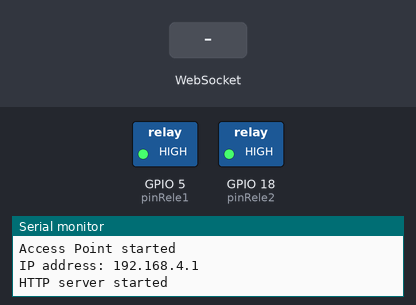
The sketch below on a simulated ESP32. Shown: switched loads named in the sketch (green lamp = pin HIGH), the last lines printed to the serial monitor. Inputs (shaded band) come from the test bench.

Above: at 1.2 s.
1.3 s: WebSocket text "toggle1" received
At 1.9 s:
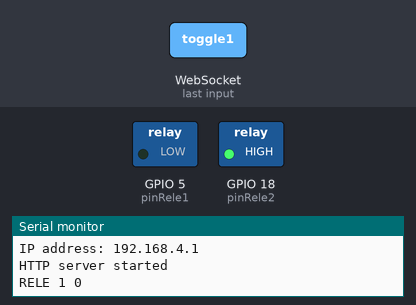
2.8 s: WebSocket text "toggle2" received
At 4.0 s:
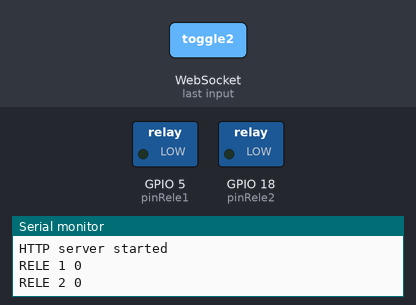
4.3 s: WebSocket text "toggle1" received
At 5.4 s:
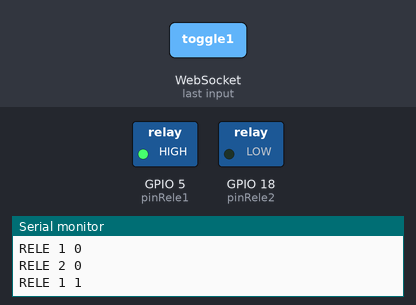
Timing chart, 0 to 7.3 s (numbered marks = the images above; inputs shaded):
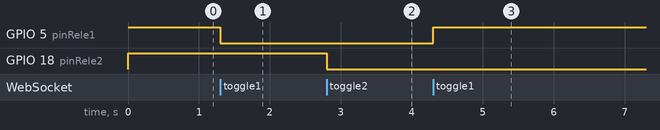

The sketch:

TestReleWIFIV02.ino
```cpp
#include <WiFi.h>
#include <WebServer.h>
#include <WebSocketsServer.h>

const char* ssid = "ESP32_AP";
const char* password = "12345678";

const int pinRele1 = 5;
const int pinRele2 = 18;

bool boolRele1 = HIGH;
bool boolRele2 = HIGH;
WebServer server(80);  // Servidor HTTP en el puerto 80
WebSocketsServer webSocket(81); // Servidor WebSocket en el puerto 81

void setup() {
  Serial.begin(115200);
  pinMode(pinRele1, OUTPUT);
  pinMode(pinRele2, OUTPUT);
  digitalWrite(pinRele1, HIGH);
  digitalWrite(pinRele2, HIGH);

  createAP();
  server.on("/", handleRoot);
  server.begin();
  webSocket.begin();
  webSocket.onEvent(webSocketEvent);
  Serial.println("HTTP server started");
}

void loop() {
  server.handleClient();
  webSocket.loop();
}

void createAP() {
  WiFi.softAP(ssid, password);
  Serial.println("Access Point started");
  Serial.print("IP address: ");
  Serial.println(WiFi.softAPIP());  // Generalmente será 192.168.4.1
}

void handleRoot() {
  server.send(200, "text/html", webpage());
}

String webpage() {
  return R"rawliteral(
<!DOCTYPE html>
<html>
<head>
  <title>Control de Reles ESP32</title>
  <style>
    button { padding: 15px; font-size: 16px; }
    .releOn { background-color: green; color: white; }
    .releOff { background-color: red; color: white; }
  </style>
</head>
<body>
  <h1>Control de Reles ESP32</h1>
  <button id="rele1" class="releOff" onclick="toggleRelay('toggle1')">Rele 1: OFF</button>
  <button id="rele2" class="releOff" onclick="toggleRelay('toggle2')">Rele 2: OFF</button>

  <script>
    function toggleRelay(command) {
      var socket = new WebSocket('ws://' + window.location.hostname + ':81/');
      socket.onopen = function(event) {
        socket.send(command);
      };
      socket.onmessage = function(event) {
        if (command == 'toggle1') {
          var button = document.getElementById('rele1');
          button.className = (event.data == '1') ? 'releOn' : 'releOff';
          button.innerHTML = 'Rele 1: ' + ((event.data == '1') ? 'ON' : 'OFF');
        } else if (command == 'toggle2') {
          var button = document.getElementById('rele2');
          button.className = (event.data == '1') ? 'releOn' : 'releOff';
          button.innerHTML = 'Rele 2: ' + ((event.data == '1') ? 'ON' : 'OFF');
        }
        socket.close();
      };
    }
  </script>
</body>
</html>
)rawliteral";
}

void webSocketEvent(uint8_t num, WStype_t type, uint8_t * payload, size_t length) {
  if (type == WStype_TEXT) {
    String text = String((char *)payload);
    if (text == "toggle1") {
      boolRele1 = !boolRele1;
      digitalWrite(pinRele1, boolRele1);
      String msg = String(boolRele1);
      webSocket.broadcastTXT(msg);
      Serial.println("RELE 1 " + msg);
    } else if (text == "toggle2") {
      boolRele2 = !boolRele2;
      digitalWrite(pinRele2, boolRele2);
      String msg = String(boolRele2);
      webSocket.broadcastTXT(msg);
      Serial.println("RELE 2 " + msg);
    }
  }
}
```

Measured:
- after the input at 1.3 s, GPIO 5 (pinRele1): HIGH → LOW at once
- after the input at 2.8 s, GPIO 18 (pinRele2): HIGH → LOW at once
- after the input at 4.3 s, GPIO 5 (pinRele1): LOW → HIGH at once
